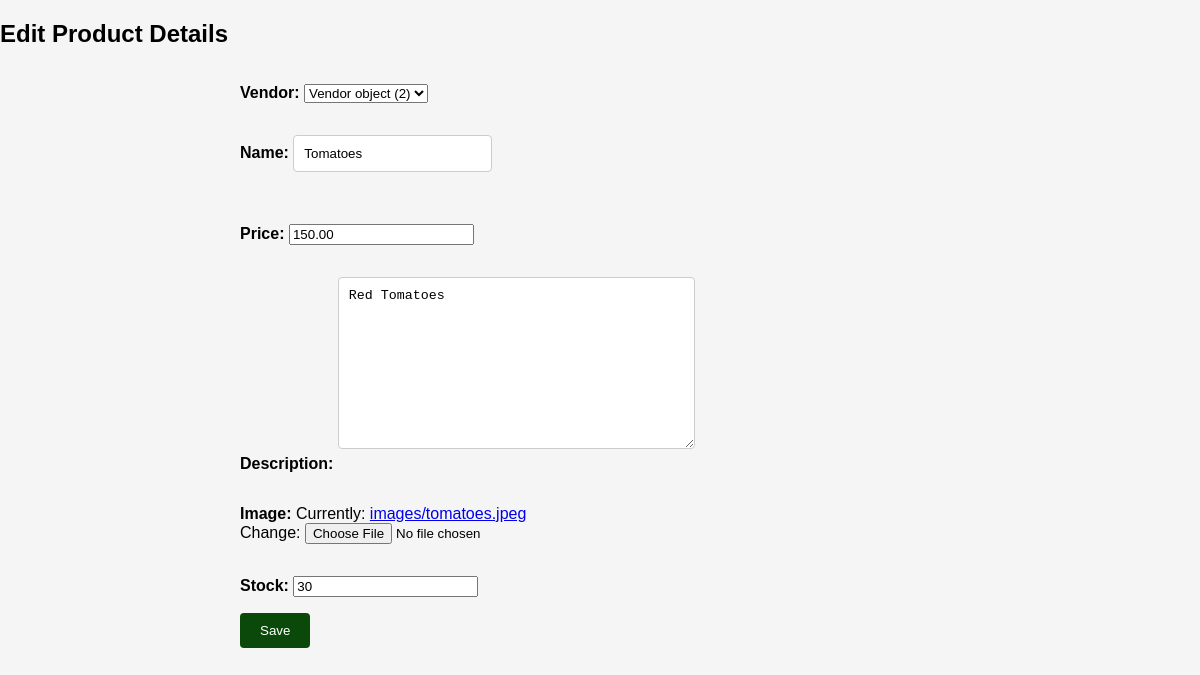
Screenshot of /inventory/products/edit/2 with the database file from the repository.
### inventory/models.py (models this page shows, shortened)
class Product(models.Model):
    vendor = models.ForeignKey(Vendor,null=True,on_delete=models.CASCADE)
    name=models.CharField(max_length=32)
    price=models.DecimalField(max_digits=8,decimal_places=2)
    description=models.TextField()
    image=models.ImageField(upload_to='images/')
    date_created=models.DateTimeField(auto_now_add=True)
    date_updated=models.DateTimeField(auto_now=True)
    stock=models.PositiveIntegerField()

### inventory/views.py (the view)
# urls.py: path("products/edit/<int:id>", product_update_view, name = "product_update_view"),
def product_update_view(request, id):
    product = Product.objects.get(id=id)
    if request.method == 'POST':
        form = ProductUploadForm(request.POST, instance=product)
        if form.is_valid():
            form.save()
            return redirect("product_detail_view", id=product.id)
    else:
        form =ProductUploadForm(instance=product)
        return render(request, "inventory/edit_product.html", {'form': form})

### inventory/forms.py
class ProductUploadForm(forms.ModelForm):
    class Meta:
        model = Product
        fields = "__all__"

### templates/inventory/edit_product.html (shortened to what this page needs)
<!DOCTYPE html>
<html lang="en">
<head>
</head>
<body>
    <h2 class="edit">Edit Product Details</h2>
    <form method="POST">
        {{form.as_p}}
        <button type="submit">Save</button>
    </form>
</body>
</html>

### templates/inventory/edit_product.html (style rules this page uses)
body { background-color:whitesmoke; font-family: Arial, sans-serif; margin: 0; padding: 0; }
form { margin-left: 20%; display: flex; flex-direction: column; }
label { font-weight: bold; margin-bottom: 5px; }
input[type="text"], textarea { padding: 10px; border: 1px solid #ccc; border-radius: 4px; margin-bottom: 20px; }
button[type="submit"] { background-color: rgb(11, 73, 11); color: #fff; border: none; padding: 10px 20px; border-radius: 4px; cursor: pointer; align-self: flex-start; }

### rows the page displays
Product: vendor "Vendor object (2)", name "Tomatoes", price "150.00", description "Red Tomatoes", stock "30"
